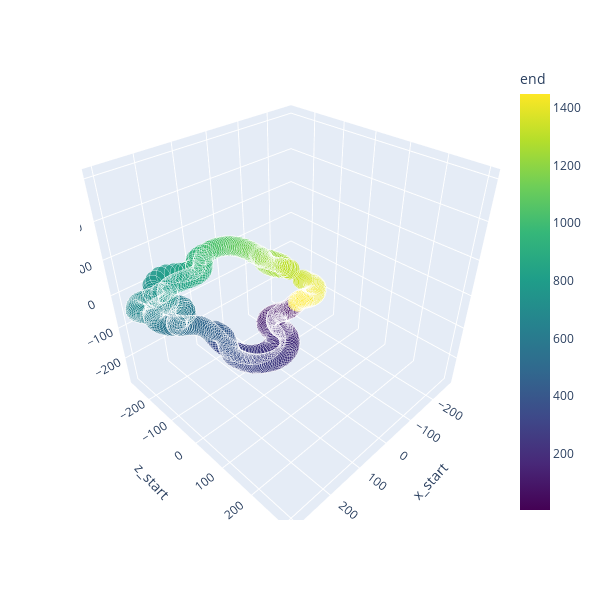

Notebook code cell kept with this figure:
### Code cell
global_min = min(df_path.iloc[:,0:5].min())
global_max = max(df_path.iloc[:,0:5].max())

fig= px.scatter_3d(df_path, x="x_start", y="z_start", z="y_start", color= "end", 
                    color_continuous_scale=px.colors.sequential.Viridis, height=600, width=600, size= px.Constant(0.5))
fig.update_scenes(
    xaxis=dict(range=[global_min, global_max]), 
    yaxis=dict(range=[global_min, global_max]), 
    zaxis=dict(range=[global_min, global_max])
)

### Figure 1 — Plotly figure (JSON) as saved in the notebook; plotly's stock layout.template omitted (floating-point values rounded to 4 significant figures; data arrays with more than 128 entries replaced by an {"elided": "..."} marker saying what was removed)
{"data": [{"hovertemplate": "x_start=%{x}<br>z_start=%{y}<br>y_start=%{z}<br>size=%{marker.size}<br>end=%{marker.color}<extra></extra>", "legendgroup": "", "marker": {"color": {"elided": "386 float values"}, "coloraxis": "coloraxis", "size": {"elided": "386 float values"}, "sizemode": "area", "sizeref": 0.00125, "symbol": "circle"}, "mode": "markers", "name": "", "scene": "scene", "showlegend": false, "type": "scatter3d", "x": {"elided": "386 float values"}, "y": {"elided": "386 float values"}, "z": {"elided": "386 float values"}}], "layout": {"coloraxis": {"colorbar": {"title": {"text": "end"}}, "colorscale": [[0, "#440154"], [0.1111, "#482878"], [0.2222, "#3e4989"], [0.3333, "#31688e"], [0.4444, "#26828e"], [0.5556, "#1f9e89"], [0.6667, "#35b779"], [0.7778, "#6ece58"], [0.8889, "#b5de2b"], [1, "#fde725"]]}, "height": 600, "legend": {"itemsizing": "constant", "tracegroupgap": 0}, "margin": {"t": 60}, "scene": {"domain": {"x": [0, 1], "y": [0, 1]}, "xaxis": {"range": [-288.0, 321.3], "title": {"text": "x_start"}}, "yaxis": {"range": [-288.0, 321.3], "title": {"text": "z_start"}}, "zaxis": {"range": [-288.0, 321.3], "title": {"text": "y_start"}}}, "width": 600}}
